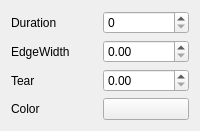
<?xml version="1.0" encoding="UTF-8"?>
<ui version="4.0">
 <class>ArterialConfigForm</class>
 <widget class="QWidget" name="ArterialConfigForm">
  <layout class="QGridLayout" name="grid">
   <item row="0" column="0"><widget class="QLabel" name="l0"><property name="text"><string>Duration</string></property></widget></item>
   <item row="0" column="1"><widget class="QSpinBox" name="kcfg_Duration"><property name="maximum"><number>3000</number></property><property name="singleStep"><number>20</number></property></widget></item>
   <item row="1" column="0"><widget class="QLabel" name="l1"><property name="text"><string>EdgeWidth</string></property></widget></item>
   <item row="1" column="1"><widget class="QDoubleSpinBox" name="kcfg_EdgeWidth"><property name="maximum"><double>8</double></property><property name="singleStep"><double>0.5</double></property></widget></item>
   <item row="2" column="0"><widget class="QLabel" name="l2"><property name="text"><string>Tear</string></property></widget></item>
   <item row="2" column="1"><widget class="QDoubleSpinBox" name="kcfg_Tear"><property name="maximum"><double>8</double></property><property name="singleStep"><double>0.5</double></property></widget></item>
   <item row="3" column="0"><widget class="QLabel" name="l3"><property name="text"><string>Color</string></property></widget></item>
   <item row="3" column="1"><widget class="KColorButton" name="kcfg_Color"/></item>
  </layout>
 </widget>
 <customwidgets>
  <customwidget><class>KColorButton</class><extends>QPushButton</extends><header>kcolorbutton.h</header></customwidget>
 </customwidgets>
</ui>
